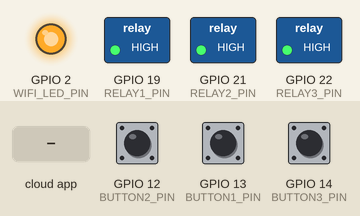
Simulated run of this sketch. Board: ESP32. Parts: switched loads named in the sketch (green lamp = pin HIGH), output pins drawn as LEDs (lit = HIGH). The inputs (shaded band) are chosen by the test bench; at power-on: GPIO 12 (BUTTON2_PIN) HIGH, GPIO 13 (BUTTON1_PIN) HIGH, GPIO 14 (BUTTON3_PIN) HIGH. WiFi joins after 1.5 s; servers stay silent unless stated; EEPROM starts erased; what the sketch prints to the serial monitor is not drawn.

Above: at 2.7 s.
2.8 s: GPIO 12 (BUTTON2_PIN) pulled LOW for 0.15 s
At 3.5 s:
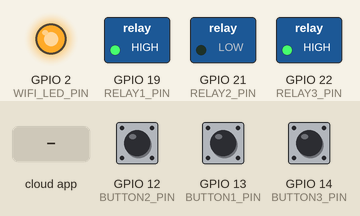
4.4 s: GPIO 13 (BUTTON1_PIN) pulled LOW for 0.15 s
At 4.8 s:
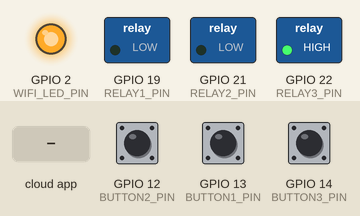
6.0 s: GPIO 14 (BUTTON3_PIN) pulled LOW for 0.15 s
At 7.2 s:
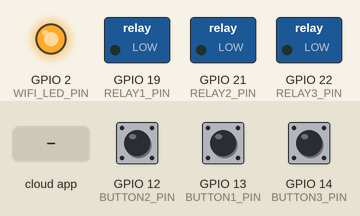
7.6 s: the phone or cloud app sets 6889cacbedeca866fe96e2ee to 0
At 8.4 s:
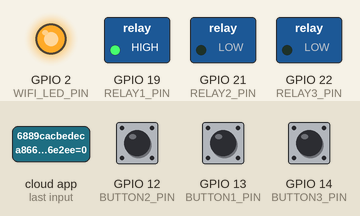
9.1 s: the phone or cloud app sets 6889caffddd2551252ba8a70 to 0
At 9.5 s:
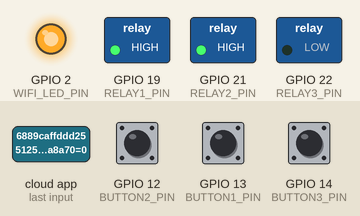
10.6 s: the phone or cloud app sets 6889cacbedeca866fe96e2ee to 1
At 11.9 s:
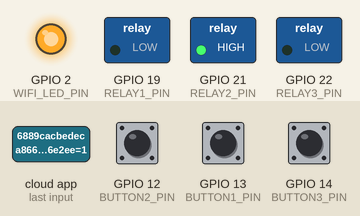
Timing chart, 0 to 13.1 s (numbered marks = the images above; inputs shaded):
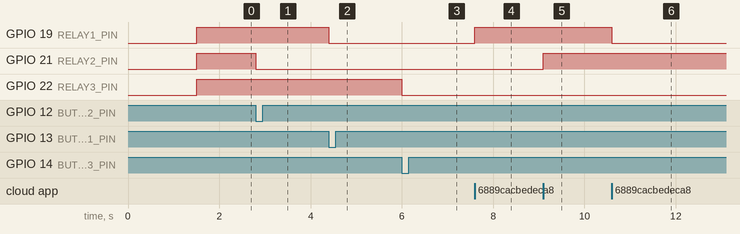

Measured:
- after the input at 2.8 s, GPIO 21 (RELAY2_PIN): HIGH → LOW at once
- after the input at 4.4 s, GPIO 19 (RELAY1_PIN): HIGH → LOW at once
- after the input at 6.0 s, GPIO 22 (RELAY3_PIN): HIGH → LOW at once
- after the input at 7.6 s, GPIO 19 (RELAY1_PIN): LOW → HIGH at once
- after the input at 9.1 s, GPIO 21 (RELAY2_PIN): LOW → HIGH at once
- after the input at 10.6 s, GPIO 19 (RELAY1_PIN): HIGH → LOW at once

The sketch:

SINRIC3SWITCH_TOGGLE_WIFI_OTA.ino
```cpp
/******** Sinric Pro + WiFiManager | Toggle Relay Control | 3 Channels ********/

#include <WiFiManager.h>
#include <SinricPro.h>
#include <SinricProSwitch.h>
#include <Preferences.h>

// Sinric Pro credentials
#define APP_KEY     "c7303938-59fa-4ad2-a3de-e62d9bae9cec"
#define APP_SECRET  "c41c8855-b93b-496c-bf27-43f0f72c2dc8-4e754444-82cd-4acb-bb2c-c9cfe22b9b13"

#define DEVICE_ID_1 "6889cacbedeca866fe96e2ee"
#define DEVICE_ID_2 "6889caffddd2551252ba8a70"
#define DEVICE_ID_3 "6889cb32edeca866fe96e336"

// Relay and Button Pins
#define RELAY1_PIN  19
#define RELAY2_PIN  21
#define RELAY3_PIN  22

#define BUTTON1_PIN 13
#define BUTTON2_PIN 12
#define BUTTON3_PIN 14

#define WIFI_LED_PIN 2

Preferences prefs;

// Relay States
bool relayState1, relayState2, relayState3;

void setRelay(int pin, bool state) {
  digitalWrite(pin, state ? LOW : HIGH);  // active LOW
}

void saveState() {
  prefs.putBool("relay1", relayState1);
  prefs.putBool("relay2", relayState2);
  prefs.putBool("relay3", relayState3);
}

void toggleRelay(int relayNum) {
  switch (relayNum) {
    case 1:
      relayState1 = !relayState1;
      setRelay(RELAY1_PIN, relayState1);
      SinricPro[DEVICE_ID_1].sendPowerStateEvent(relayState1);
      break;
    case 2:
      relayState2 = !relayState2;
      setRelay(RELAY2_PIN, relayState2);
      SinricPro[DEVICE_ID_2].sendPowerStateEvent(relayState2);
      break;
    case 3:
      relayState3 = !relayState3;
      setRelay(RELAY3_PIN, relayState3);
      SinricPro[DEVICE_ID_3].sendPowerStateEvent(relayState3);
      break;
  }
  saveState();
}

// IRAM_ATTR = fast interrupt function
IRAM_ATTR void handleButton1() { toggleRelay(1); }
IRAM_ATTR void handleButton2() { toggleRelay(2); }
IRAM_ATTR void handleButton3() { toggleRelay(3); }

bool onPowerState(const String &deviceId, bool &state) {
  if (deviceId == DEVICE_ID_1) { relayState1 = state; setRelay(RELAY1_PIN, state); }
  if (deviceId == DEVICE_ID_2) { relayState2 = state; setRelay(RELAY2_PIN, state); }
  if (deviceId == DEVICE_ID_3) { relayState3 = state; setRelay(RELAY3_PIN, state); }
  saveState();
  return true;
}

void setupSinricPro() {
  SinricProSwitch &sw1 = SinricPro[DEVICE_ID_1];
  SinricProSwitch &sw2 = SinricPro[DEVICE_ID_2];
  SinricProSwitch &sw3 = SinricPro[DEVICE_ID_3];

  sw1.onPowerState(onPowerState);
  sw2.onPowerState(onPowerState);
  sw3.onPowerState(onPowerState);

  SinricPro.restoreDeviceStates(false);
  SinricPro.begin(APP_KEY, APP_SECRET);
}

void setup() {
  Serial.begin(115200);
  pinMode(WIFI_LED_PIN, OUTPUT);

  pinMode(RELAY1_PIN, OUTPUT);
  pinMode(RELAY2_PIN, OUTPUT);
  pinMode(RELAY3_PIN, OUTPUT);

  pinMode(BUTTON1_PIN, INPUT_PULLUP);
  pinMode(BUTTON2_PIN, INPUT_PULLUP);
  pinMode(BUTTON3_PIN, INPUT_PULLUP);

  attachInterrupt(digitalPinToInterrupt(BUTTON1_PIN), handleButton1, FALLING);
  attachInterrupt(digitalPinToInterrupt(BUTTON2_PIN), handleButton2, FALLING);
  attachInterrupt(digitalPinToInterrupt(BUTTON3_PIN), handleButton3, FALLING);

  // WiFiManager Setup
  WiFiManager wm;
  if (!wm.autoConnect("ESP32_SINRIC", "12345678")) {
    Serial.println("Failed to connect.");
    ESP.restart();
  }
  digitalWrite(WIFI_LED_PIN, HIGH);
  Serial.println("WiFi connected!");

  // Load Relay States from Preferences
  prefs.begin("relayStates", false);
  relayState1 = prefs.getBool("relay1", false);
  relayState2 = prefs.getBool("relay2", false);
  relayState3 = prefs.getBool("relay3", false);

  setRelay(RELAY1_PIN, relayState1);
  setRelay(RELAY2_PIN, relayState2);
  setRelay(RELAY3_PIN, relayState3);

  setupSinricPro();
}

void loop() {
  SinricPro.handle();
}
```
